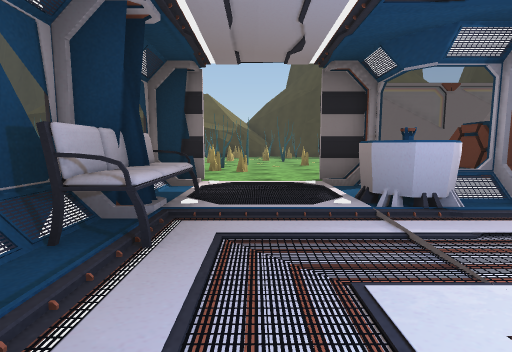
view 1 (above)

24 first-person views from a walk through a 3-D level made in the Unity game engine. The camera is 1.3 m above the floor, tilts 6° down and sees 85° across. Doors are open. The floor is counted in squares, 2 m on a side. Each view is taken from the middle of a square. On the plan, view 1 faces up. The plan holds only what a view shows up to about 9 squares ahead; the rest is blank. The place goes on beyond the plan. Some surface patterns are stand-ins.

view 2
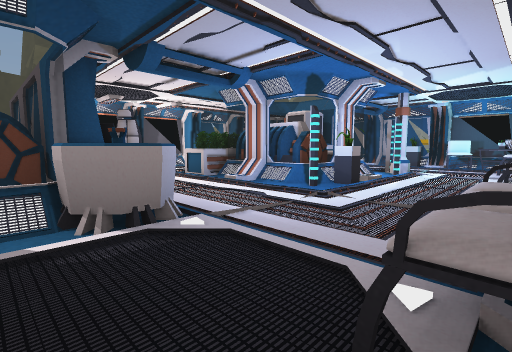

view 3
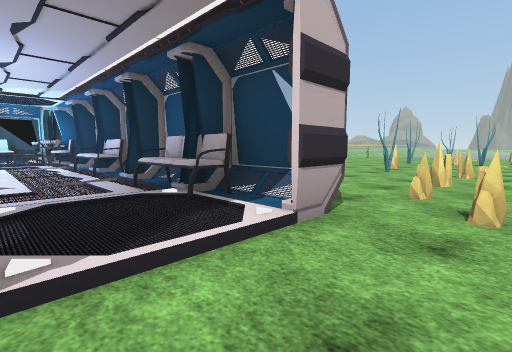

view 4
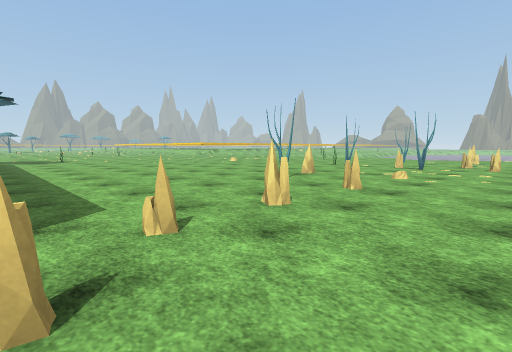

view 5
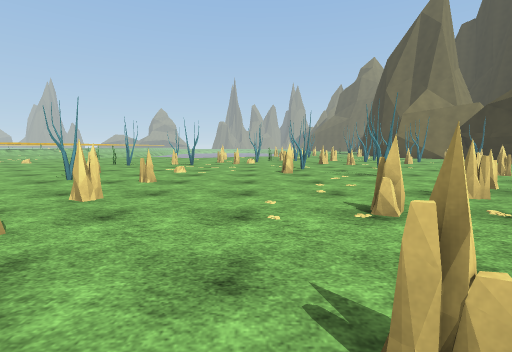

view 6
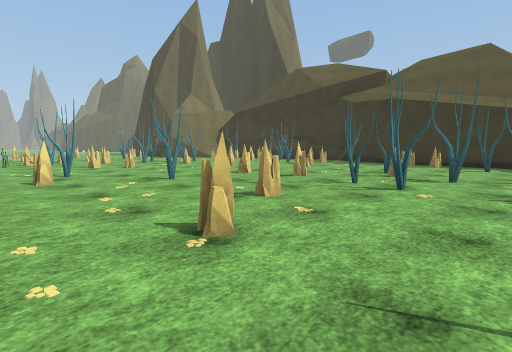

view 7
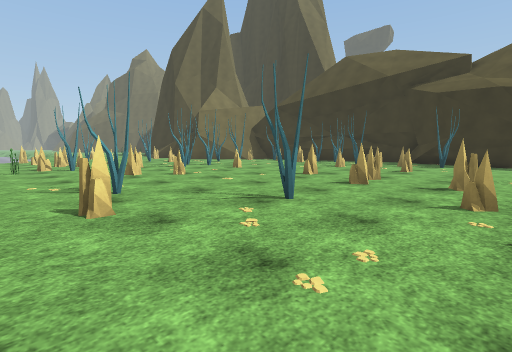

view 8
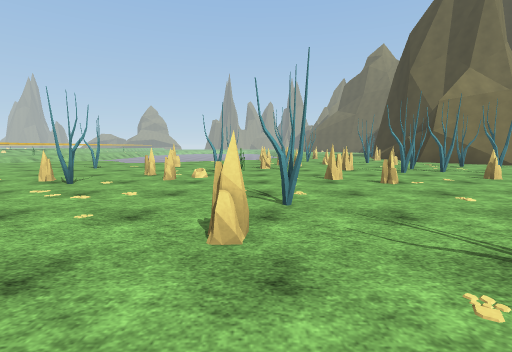

view 9
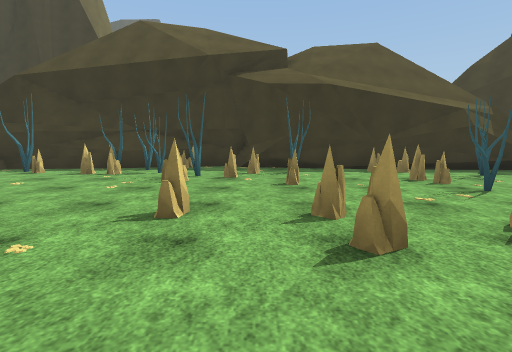

view 10
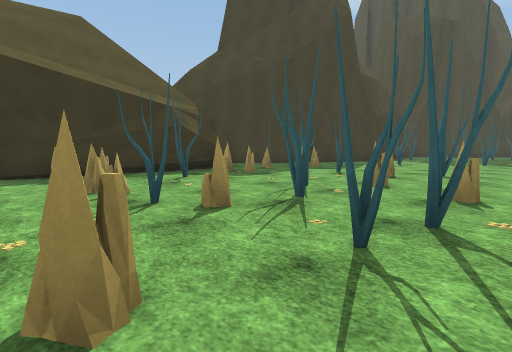

view 11
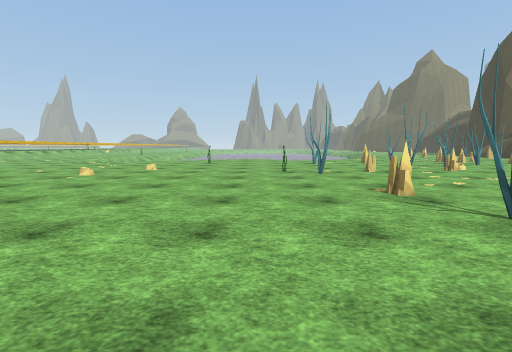

view 12
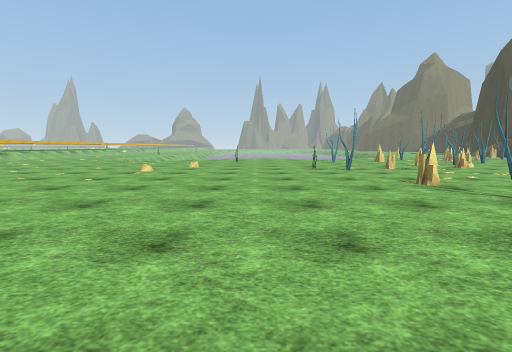

view 13
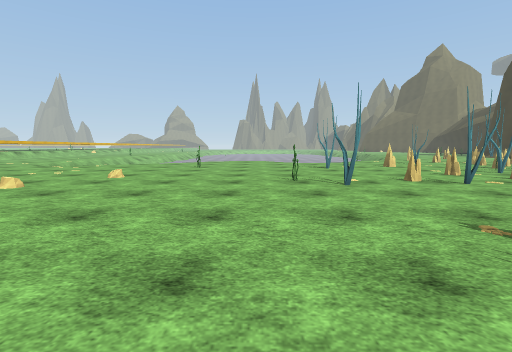

view 14
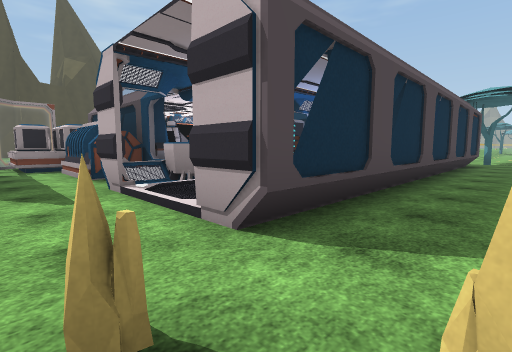

view 15
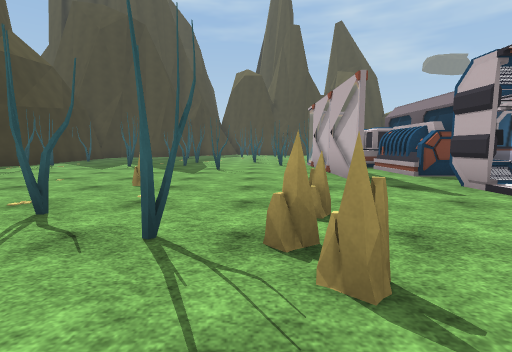

view 16
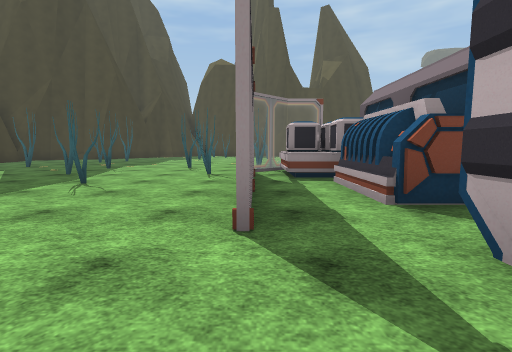

view 17
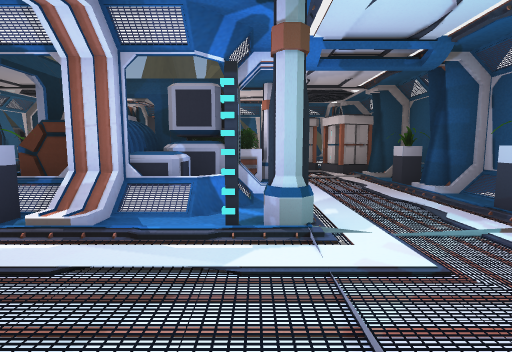

view 18
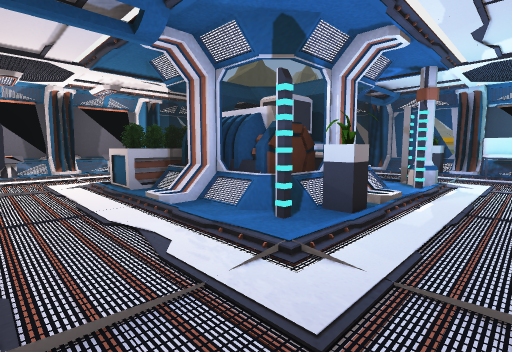

view 19
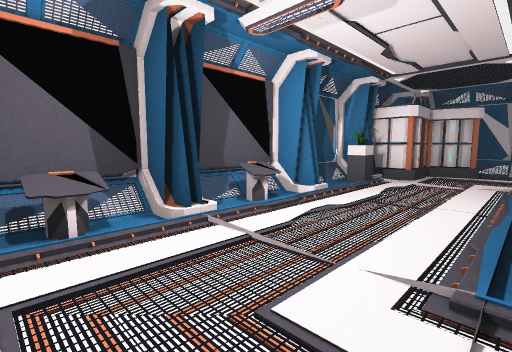

view 20
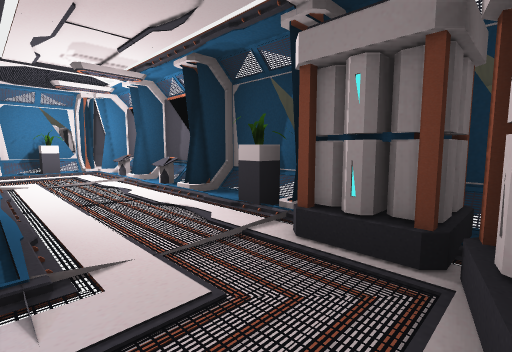

view 21
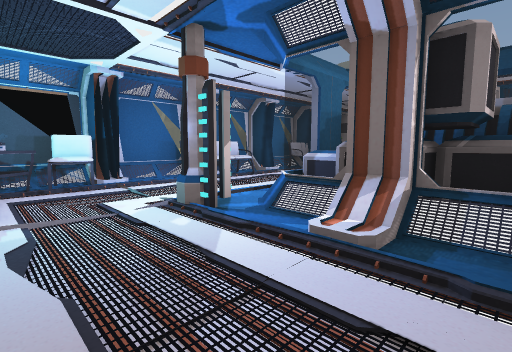

view 22
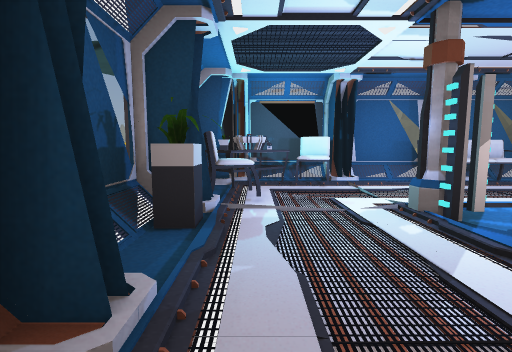

view 23
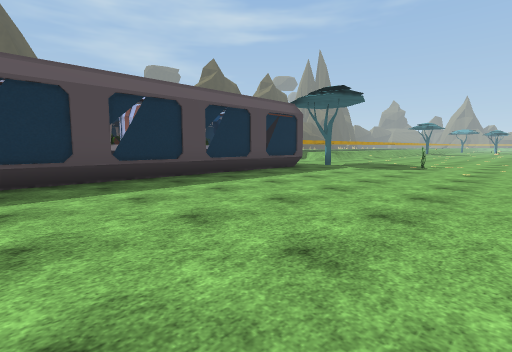

view 24
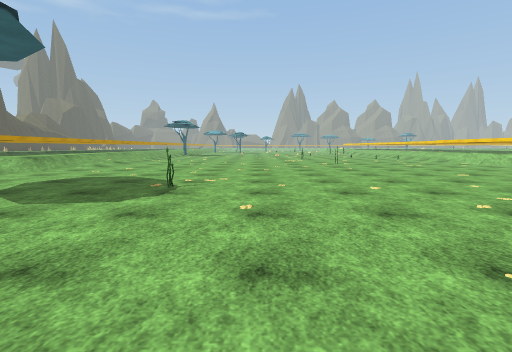

### Floor plan
Key: @ floor where view 1 was taken; # wall or solid block; x gap in a wall; . main floor; : floor 0.25 m higher than the main floor; + floor 0.75 m higher than the main floor; / step, stairs or slope; D open door; = window, fence, low wall or low ledge; ^ raised ledge; T tree; S sofa; P projector; E desk; G generator; L plant; C container; U column; H chair; A table; B battery; N console; O other object.
Columns run from 15 left of view 1 to 9 right of it. Each row starts with its distance up from view 1.
 19 ##########
 18 #..TT=.########
 17  T...T.#T.##..#..
 16  .....T.....T.....
 15 O.....#...#.....T.
 14 ..T.......T..T......O.
 13 .TT...#....#T#........ .T
 12 ..T........TT#..T.... ...
 11 .#..........T............
 10 ....#...T......T.#....TT.
  9 xT............T.....T....
  8 .#....T#...#..#.........T
  7 ..T#...........#......T..
  6 ...#.............======T.
  5 #...T....#.#.#DDD....CC=
  4 .............=..:=OOOCC
  3 .T..T...TT...=S.PP#E#L#
  2 ....O........=S....E..N=
  1 .............=......../=
  0 .............=S@.G#=O.N=
 -1 O.............S.L=GGO.N=
 -2 .../.........=S..CCCO..=
 -3 .............=..U=#OU.#=
 -4 .............=HH......B=
 -5 ..............PA.....B#=
 -6 ..............#=#L#####
 -7   ...........T      #=
 -8    .......L....
 -9    .............
-10    ............//
-11   ............./+
-12   ............//+^

Where each view was taken, in squares from view 1:
view 1: 0 up, 0 right, facing up
view 2: 4 up, 1 left, facing down-right
view 3: 6 up, 1 right, facing down-left
view 4: 7 up, 2 left, facing down-left
view 5: 7 up, 1 left, facing left
view 6: 7 up, 2 left, facing up-left
view 7: 7 up, 5 left, facing up-left
view 8: 8 up, 6 left, facing left
view 9: 10 up, 8 left, facing up
view 10: 11 up, 6 left, facing up-right
view 11: 1 up, 4 left, facing left
view 12: 0 up, 3 left, facing left
view 13: 1 up, 6 left, facing left
view 14: 6 up, 3 left, facing down-right
view 15: 8 up, 3 left, facing right
view 16: 6 up, 0 right, facing right
view 17: 3 down, 1 left, facing right
view 18: 2 up, 0 right, facing down-right
view 19: 2 up, 5 right, facing down-right
view 20: 5 down, 5 right, facing up-right
view 21: 5 down, 4 right, facing up-left
view 22: 5 down, 4 right, facing left
view 23: 2 up, 7 left, facing down-right
view 24: 3 down, 6 left, facing down
